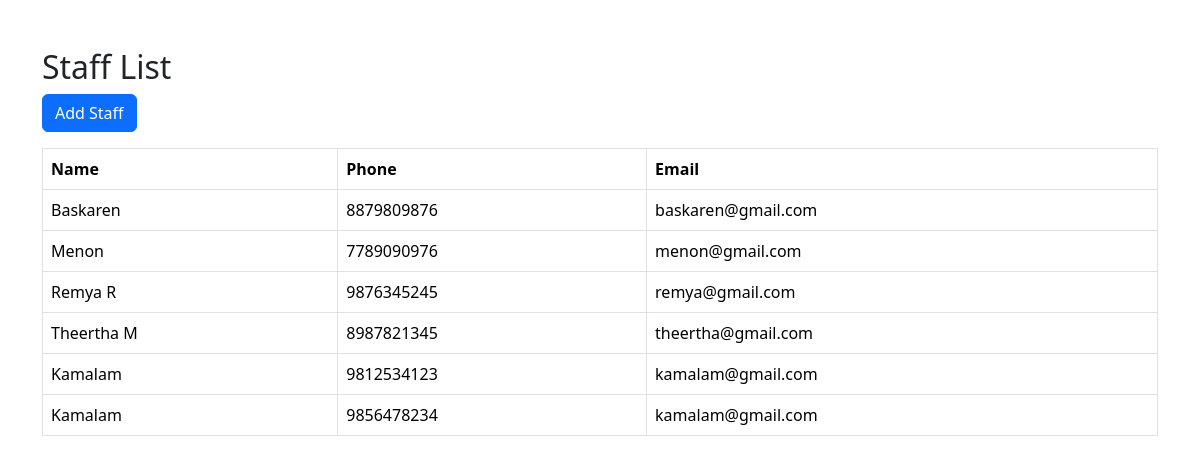
/staff/list/, run on the app's committed database.
### staff/models.py (models this page shows, shortened)
class Staff(models.Model):
    name = models.CharField(max_length=100)
    phone = models.CharField(max_length=15)
    email = models.EmailField()

### staff/views.py (the view)
# urls.py: path('list/', views.staff_list, name='staff_list'),
def staff_list(request):
    staffs = Staff.objects.all()
    return render(request, 'staff/staff_list.html', {
        'staffs': staffs
    })

### staff/templates/staff/staff_list.html (shortened to what this page needs)
<!DOCTYPE html>
<html>
<head>
    <link href="https://cdn.jsdelivr.net/npm/bootstrap@5.3.3/dist/css/bootstrap.min.css" rel="stylesheet">
</head>
<body>
<div class="container mt-5">
    <h2>Staff List</h2>
    <a href="/staff/add-staff/" class="btn btn-primary mb-3">
        Add Staff
    </a>
    <table class="table table-bordered">
        <thead>
            <tr>
                <th>Name</th>
                <th>Phone</th>
                <th>Email</th>
            </tr>
        </thead>
        <tbody>
        {% for staff in staffs %}
        <tr>
            <td>{{ staff.name }}</td>
            <td>{{ staff.phone }}</td>
            <td>{{ staff.email }}</td>
        </tr>
        {% empty %}
        <tr>
            <td colspan="3">No Staff Found</td>
        </tr>
        {% endfor %}
        </tbody>
    </table>
</div>
</body>
</html>

### data on the page
Staff: name "Baskaren", phone "8879809876", email "baskaren@gmail.com"
Staff: name "Menon", phone "7789090976", email "menon@gmail.com"
Staff: name "Remya R", phone "9876345245", email "remya@gmail.com"
Staff: name "Theertha M", phone "8987821345", email "theertha@gmail.com"
Staff: name "Kamalam", phone "9812534123", email "kamalam@gmail.com"
Staff: name "Kamalam", phone "9856478234", email "kamalam@gmail.com"
